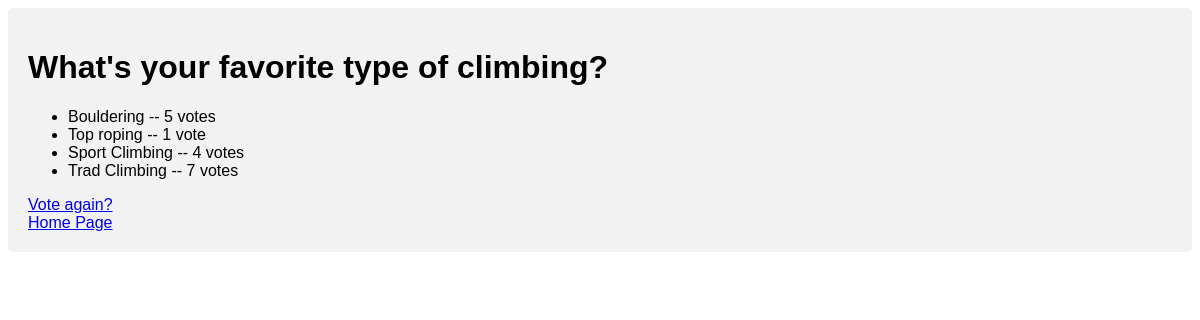
The app's page /climbcville/question6/results/, older data.
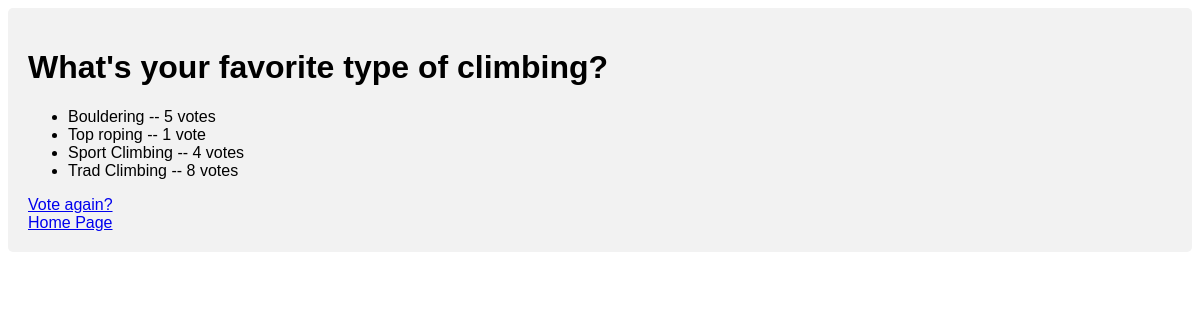
The same page, newer data.
### climbcville/models.py (models this page shows, shortened)
class Choice(models.Model):
    question = models.ForeignKey(Question, on_delete=models.CASCADE)
    choice_text = models.CharField(max_length=200)
    votes = models.IntegerField(default=0)

### climbcville/views.py (the view)
# urls.py: path('question<int:question_id>/results/', views.results, name='results'),
def results(request, question_id):
    question = get_object_or_404(Question, pk=question_id)
    return render(request, 'climbcville/results.html', {'question': question})

### climbcville/templates/climbcville/results.html
{% load static %}
<link rel="stylesheet" type="text/css" href="{% static 'climbcville/style.css' %}">
<div>
<h1>{{ question.question_text }}</h1>
<ul>
{% for choice in question.choice_set.all %}
    <li>{{ choice.choice_text }} -- {{ choice.votes }} vote{{ choice.votes|pluralize }}</li>
{% endfor %}
</ul>
<a href="{% url 'climbcville:poll_details' question.id %}">Vote again?</a>
<br>
<a href="{% url 'climbcville:index' %}">Home Page</a>
</div>

Row changes from the older to the newer data that the page shows:
changed Choice "Trad Climbing": votes "7" → "8"
